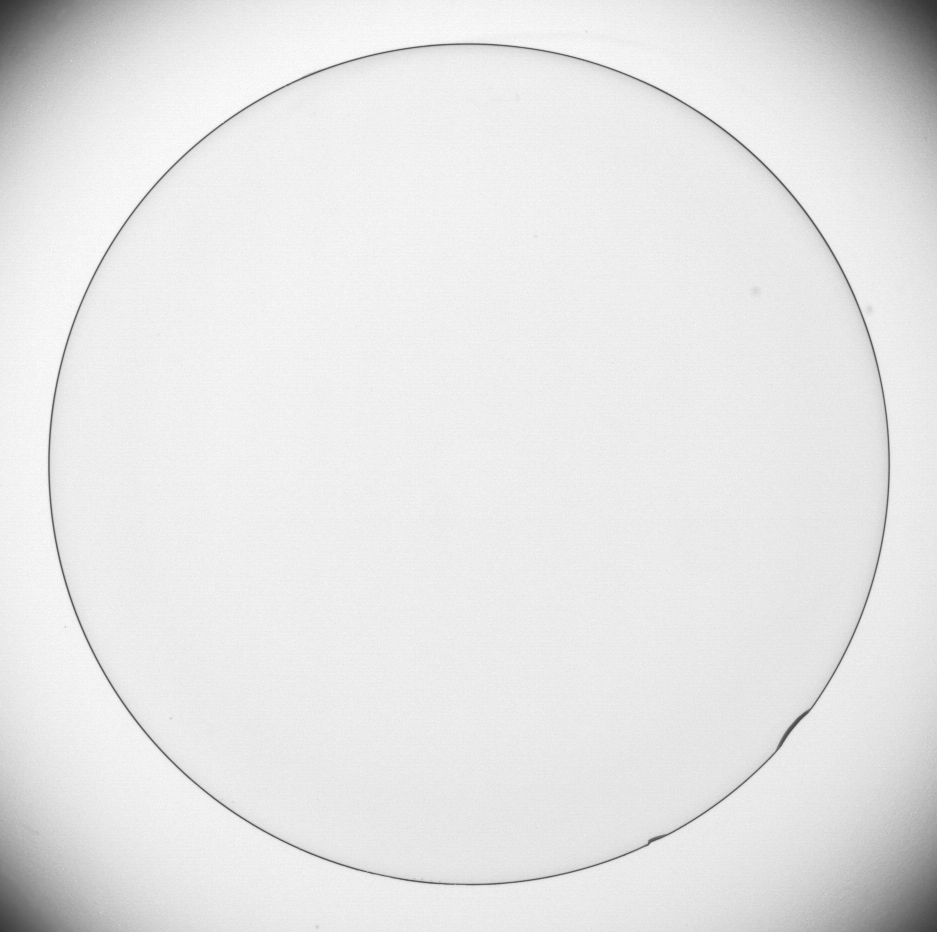
#> input picture section22#Sobel/Python/Fig0342(a)(contact_lens_original).tif, 937 x 932 px
$ python sobel.py 'Fig0342(a)(contact_lens_original).tif'
#> lines starting #> are read from the running program, lines starting #| are printed output that depends on the picture
#> in main_func, imgOri is the input picture: shape (932, 937, 3); min 50, max 255, mean 229.7
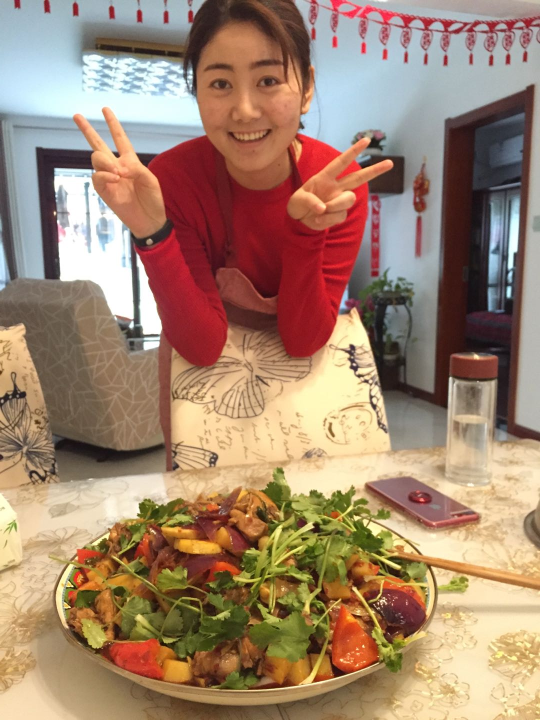
#> input picture section22#Sobel/Python/Gril.jpg, 1080 x 1440 px (shown at 1/2 size)
#> in main_func, imgGril is the input picture: shape (1440, 1080, 3); mean B, G, R 110.2, 132.4, 161.9
#!/usr/bin/env python
# -*- coding: utf-8 -*-
# author：lowkeyway time:8/21/2019

import sys
import cv2 as cv
import numpy as np

def sobelTest(imgOri):
    cv.imshow("Sobel imgOri", imgOri)
    # imgOri = cv.cvtColor(imgOri, cv.COLOR_BGR2GRAY)
    imgSobel = cv.Sobel(imgOri, cv.CV_16S, 1, 1)
    imgSobel = cv.convertScaleAbs(imgSobel)

    cv.imshow("Sobel imgSobel", imgSobel)


def scharrTest(imgOri):
    imgOri = cv.resize(imgOri, (int(imgOri.shape[1]*0.5), int(imgOri.shape[0]*0.5)))
#> imgOri: shape (720, 540, 3)
    cv.imshow("Scharr Imgori", imgOri)

    if 3 == len(imgOri.shape):
        imgOri = cv.cvtColor(imgOri, cv.COLOR_BGR2GRAY)
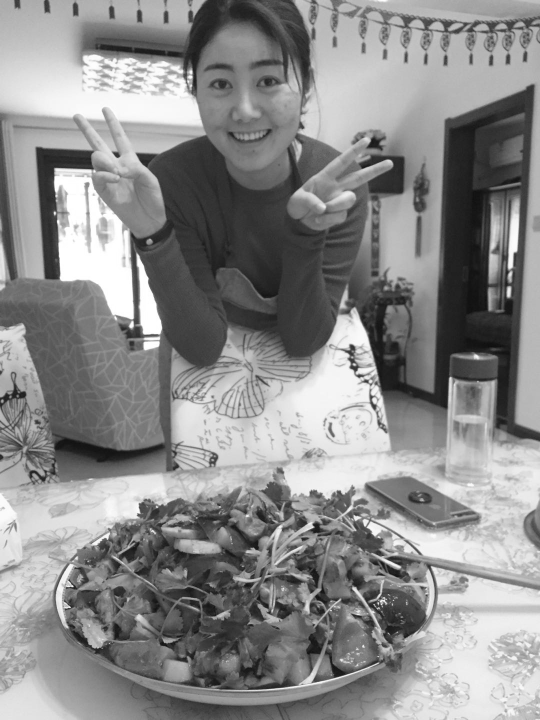
#> imgOri: shape (720, 540); min 14, max 255, mean 138.8

    imgScharrX = cv.Scharr(imgOri, cv.CV_32F, 1, 0)
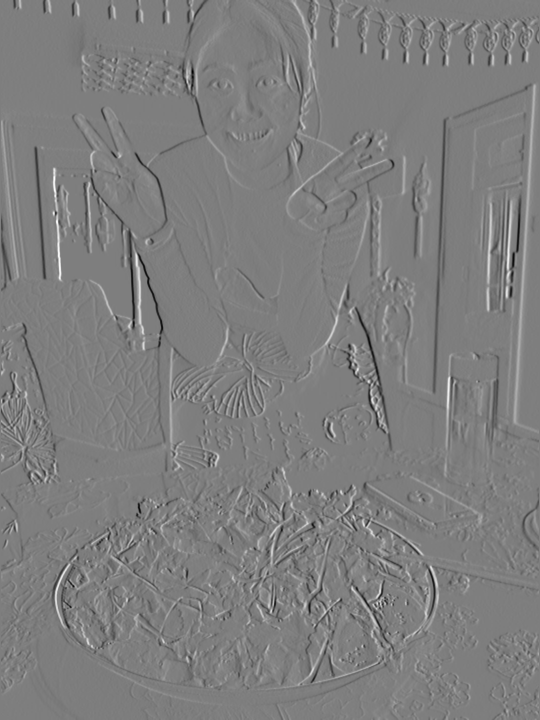
#> imgScharrX: shape (720, 540) float32; min -3015, max 3062, mean 0.7; drawn with min black and max white
    imgScharrY = cv.Scharr(imgOri, cv.CV_32F, 0, 1)
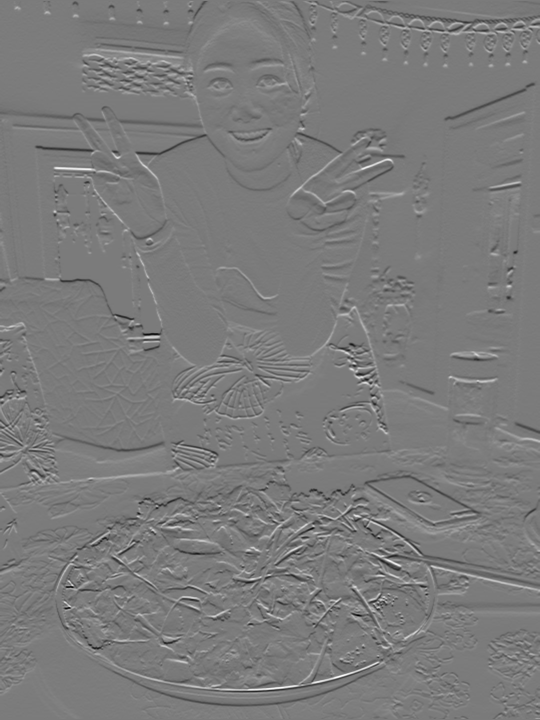
#> imgScharrY: shape (720, 540) float32; min -3094, max 3295, mean 0.3; drawn with min black and max white

    imgScharrX = cv.convertScaleAbs(imgScharrX)
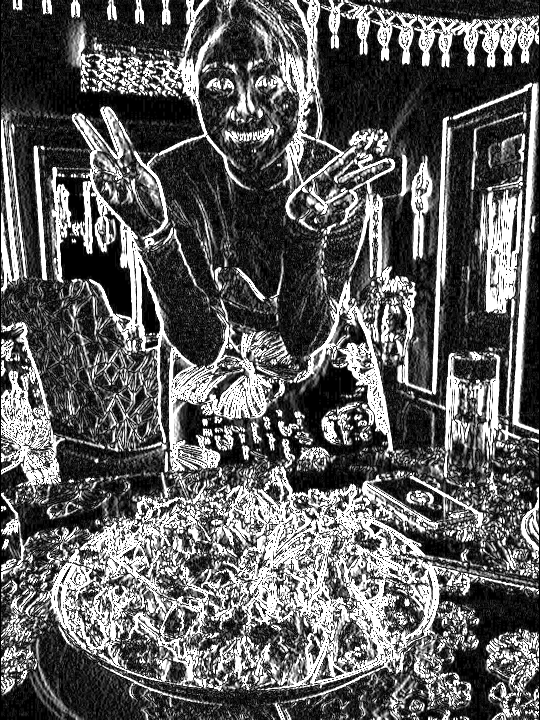
#> imgScharrX: shape (720, 540); min 0, max 255, mean 95
    imgScharrY = cv.convertScaleAbs(imgScharrY)
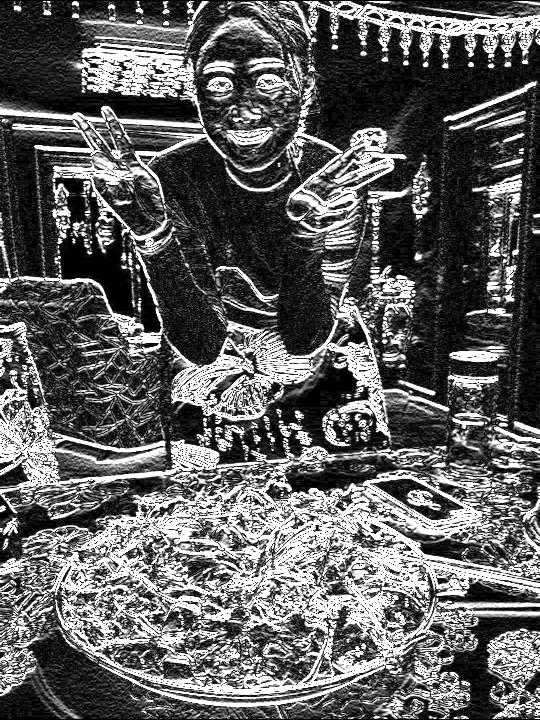
#> imgScharrY: shape (720, 540); min 0, max 255, mean 98

    cv.imshow("Scharr imgScharrX", imgScharrX)
    cv.imshow("Scharr imgScharrY", imgScharrY)

    imgScharr = cv.addWeighted(imgScharrX, 0.5, imgScharrY, 0.5, 1, dtype=cv.CV_32F)
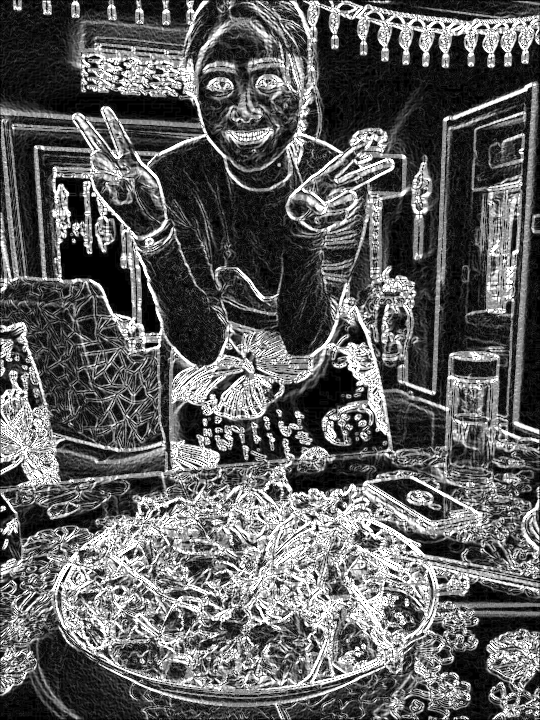
#> imgScharr: shape (720, 540) float32; min 1, max 256, mean 97.5; drawn with min black and max white
    imgScharr = cv.convertScaleAbs(imgScharr)
    cv.imshow("Scharr imgScharr", imgScharr)


def main_func(argv):
    imgOri = cv.imread("Fig0342(a)(contact_lens_original).tif")
    # sobelTest(imgOri)

    imgGril = cv.imread("Gril.jpg")
    scharrTest(imgGril)

    cv.waitKey(0)

if __name__ == '__main__':
    main_func(sys.argv)
